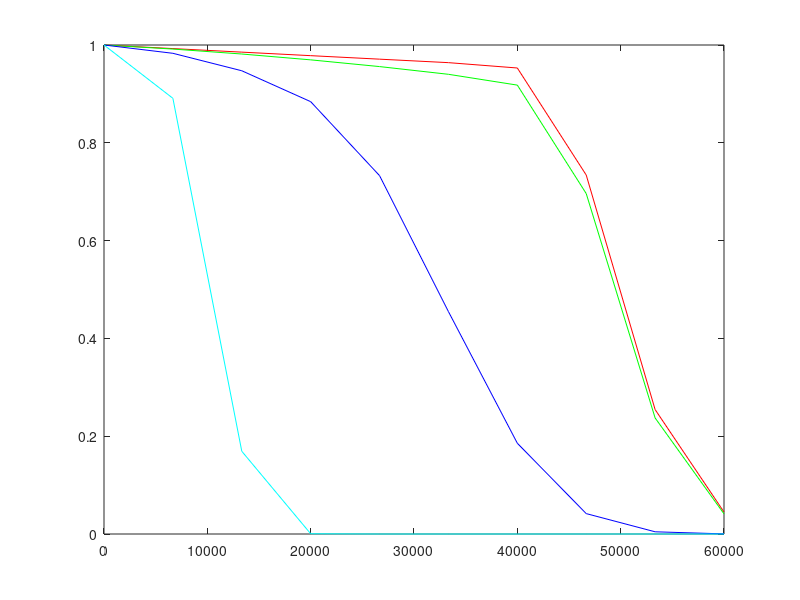

Here is the MATLAB script that generated this plot: (Note: this script raises an error after producing the figure.)
clear; clc; close all;
% Load data set 1
load('Rfunction.mat','R_s0','R_s1','R_s2','R_s3','t');

% Nonparametric error estimations
R_mu_1 = mean(R_s0);
R_mu_2 = mean(R_s1);
R_mu_3 = mean(R_s2);
R_mu_4 = mean(R_s3);

plot(t,R_mu_1,'r-',t,R_mu_2,'g-',t,R_mu_3,'b-',t,R_mu_4,'c-');
hold on;

R_ci_1 = DataSeriesNonParamErr(R_s0, 2, .05);
R_ci_1 = R_ci_1';
R_1_u = R_ci_1(:,1);
R_1_l = R_ci_1(:,2);
plot(t,R_1_u,'k--',t,R_1_l,'k--')
hold on;

R_ci_2 = DataSeriesNonParamErr(R_s1, 2, .05);
R_ci_2 = R_ci_2';
R_2_u = R_ci_2(:,1);
R_2_l = R_ci_2(:,2);
plot(t,R_2_u,'k--',t,R_2_l,'k--')
hold on;

R_ci_3 = DataSeriesNonParamErr(R_s2, 2, .05);
R_ci_3 = R_ci_3';
R_3_u = R_ci_3(:,1);
R_3_l = R_ci_3(:,2);
plot(t,R_3_u,'k--',t,R_3_l,'k--')
hold on;

R_ci_4 = DataSeriesNonParamErr(R_s3, 2, .05);
R_ci_4 = R_ci_4';
R_4_u = R_ci_4(:,1);
R_4_l = R_ci_4(:,2);
plot(t,R_4_u,'k--',t,R_4_l,'k--')
hold on;

legend('\gamma_a=0',...
    '\gamma_a1=10^-^5',...
    '\gamma_a=10^-^4',...
    '\gamma_a=10^-^3',...
'95% confidence interval',...
    'Location','SouthEastOutside')

xlabel('t');
ylabel('R(t)');
axis([0 6e4 0 1])